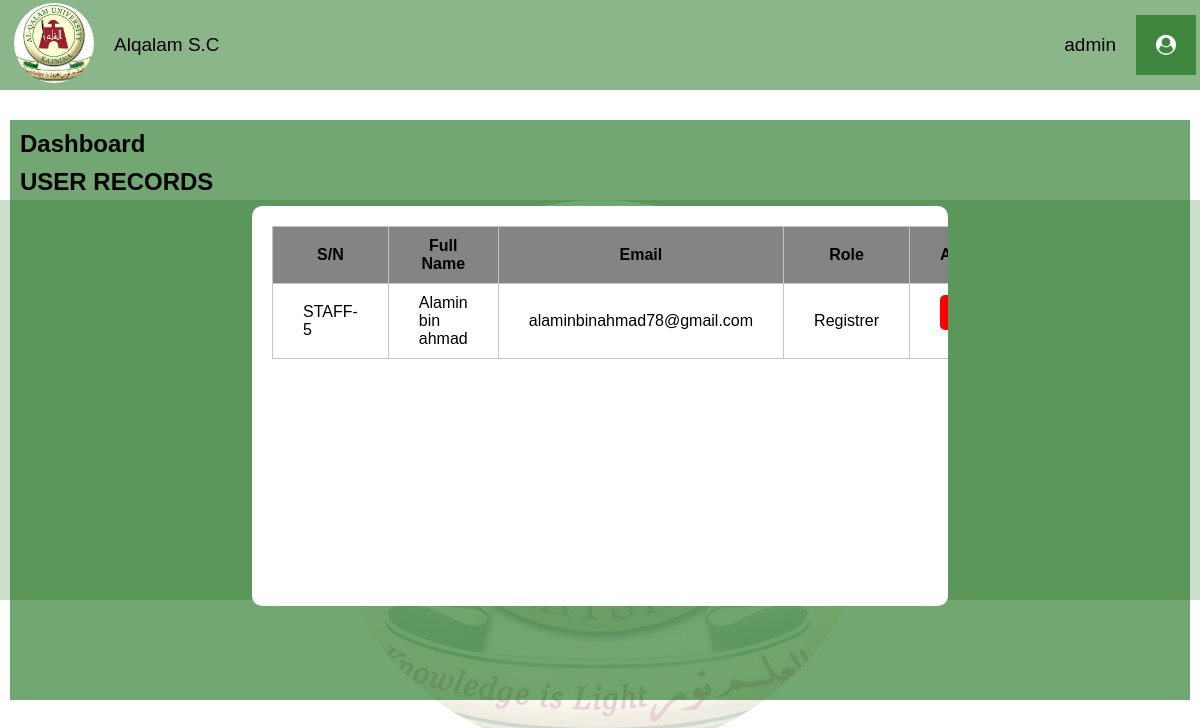
/user-record/ (signed in), run on an earlier commit of the app's database.
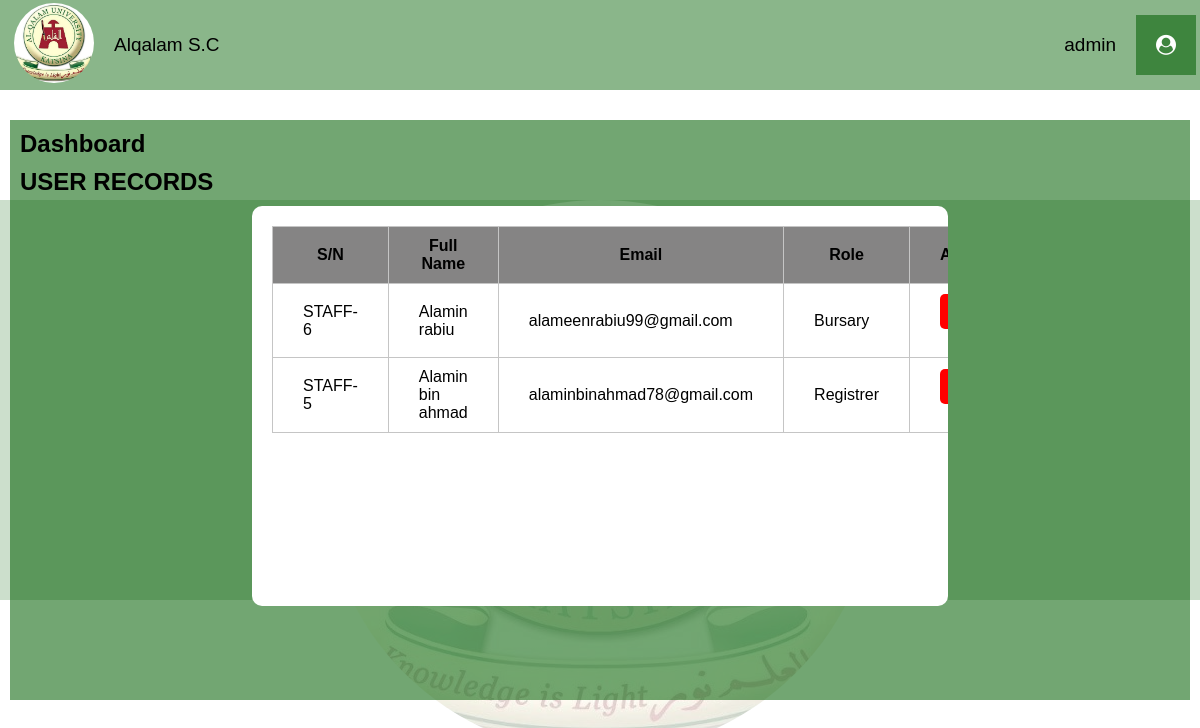
And on a later commit of the database.
### SCSApp/models.py (models this page shows, shortened)
class Staff(models.Model):
    user = models.ForeignKey(User, on_delete=models.CASCADE)
    fullname = models.CharField(max_length=100, blank=True)
    email = models.EmailField(max_length=100, blank=True)
    role = models.EmailField(max_length=100, blank=True)

### SCSApp/views.py (the view)
# urls.py: path('user-record/', views.user_record, name='user-record'),
@login_required(login_url='/')
def user_record(request):
    current_user = User.objects.get(username=request.user)
    staffs = Staff.objects.all().order_by('-id')
    context = {
        "user": current_user,
        "staffs": staffs,
    }
    return render(request, 'dashboard/user-record.html', context)

### templates/dashboard/user-record.html (shortened to what this page needs)
{% load static %}
<!DOCTYPE html>
<html lang="en">
<head>
    <link rel="stylesheet" href="https://cdnjs.cloudflare.com/ajax/libs/font-awesome/4.7.0/css/font-awesome.min.css">
    <link rel="stylesheet" href="{% static 'style.css' %}">
</head>
<body>
    <div class="dasboard-con">
        <header>
            <ul>
                <li id="open">
                    <img src="{% static 'img/logo.jpeg' %}" alt="" height="80" width="80">
                </li>
                <li>Alqalam S.C</li>
            </ul>
            <ul>
                <li>{{user.username}}</li>
                <li><i class="fa fa-user-circle"></i></li>
            </ul>
        </header>
        <section class="body-section">
            <div class="body-content">
                <div class="body">
                    <a href="/dashboard">
                        <h2>Dashboard</h2>
                    </a>
                    <h2>USER RECORDS</h2>
                    <div class="cards">
                        <div class="table">
                            <table>
                                <thead>
                                    <th>S/N</th>
                                    <th>Full Name</th>
                                    <th>Email</th>
                                    <th>Role</th>
                                    <th>Action</th>
                                </thead>
                                <tbody>
                                    {% for staff in staffs %}
                                    <tr>
                                        <td>STAFF-{{staff.id}}</td>
                                        <td>{{staff.fullname}}</td>
                                        <td>{{staff.email}}</td>
                                        <td>{{staff.role}}</td>
                                        <td>
                                            <a href="/staff-delete/{{staff.user.id}}">
                                                <i class="fa fa-trash"></i>
                                            </a><br>
                                        </td>
                                    </tr>
                                    {% endfor %}
                                </tbody>
                            </table>
                        </div>
                    </div>
                </div>
            </div>
            <div class="mom-logo dash">
                <div class="logo">
                </div>
            </div>
        </section>
    </div>
</body>
</html>

What changed in the data, as far as the page shows it:
added Staff: id "6", fullname "Alamin rabiu", email "alameenrabiu99@gmail.com", role "Bursary"
